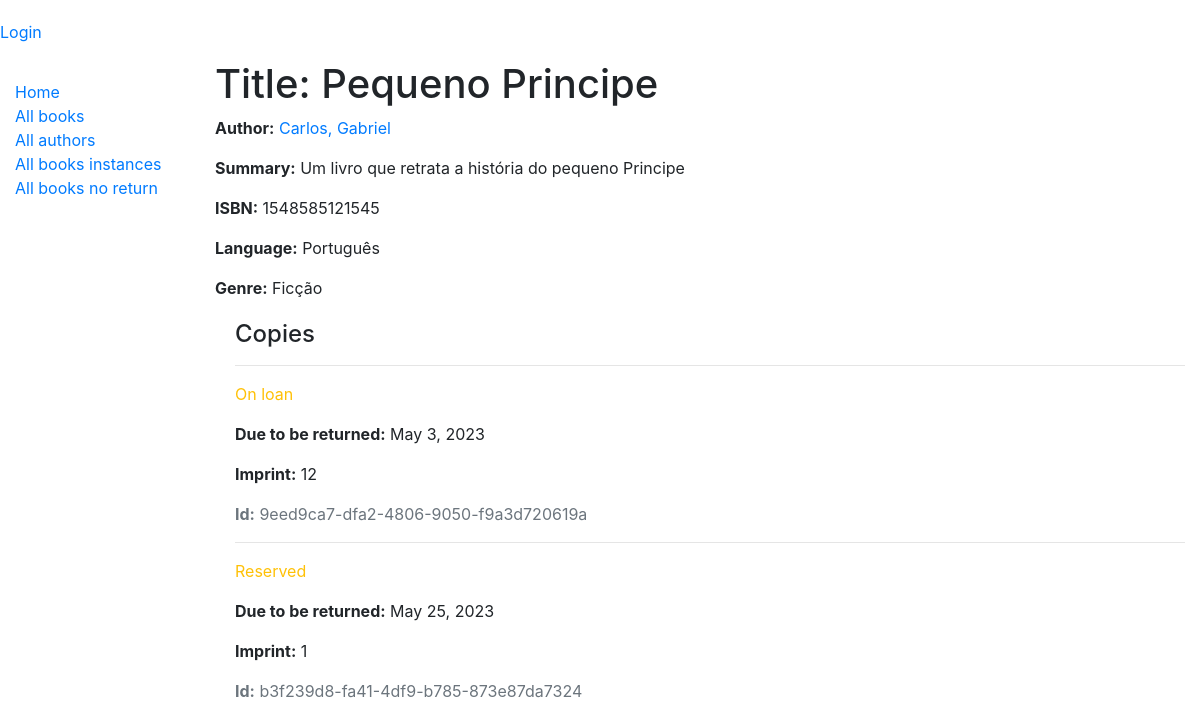
The app's page /catalog/book/1/ with its own data.
### catalog/models.py (models this page shows, shortened)
class Book (models.Model):
    title = models.CharField(max_length=200)
    author = models.ForeignKey('Author', on_delete=models.SET_NULL, null=True)
    summary = models.TextField(max_length=1000, help_text='entre com uma descrição do livro')
    isbn = models.CharField('ISBN', max_length=13, help_text='13 Character <a href="https://www.isbn-international.org/content/what-isbn">ISBN number</a>')
    genre = models.ManyToManyField(Genre, help_text='selecione o genero do livro')
    language = models.ForeignKey('Language',on_delete=models.SET_NULL, null=True)

class Author(models.Model):
    first_name = models.CharField(max_length=200)
    last_name = models.CharField(max_length=200)
    born_date = models.DateField(null=True, blank=True)
    death_date = models.DateField('Died', null=True, blank=True)
    class Meta:
        ordering = ['last_name', 'first_name']
    def __str__(self):
        return f'{self.first_name}, {self.last_name}'

class Language(models.Model):
    name = models.CharField(max_length=200)
    def __str__(self):
        return self.name

class Genre(models.Model):
    name = models.CharField(max_length=200, help_text='Entre com o genero do livro (ex.: ficção)')
    def __str__(self):
        return self.name

class BookUnstance(models.Model):
    id = models.UUIDField(primary_key=True, default=uuid.uuid4, help_text='id unico para um livro particular')
    book = models.ForeignKey('Book', on_delete=models.SET_NULL, null=True)
    imprint = models.CharField(max_length=200)
    due_back = models.DateField(null=True, blank=True)
    borrower = models.ForeignKey(User, on_delete=models.SET_NULL, null=True, blank=True)
    LOAN_STATUS = (
        ('m', 'Maintenance'),
        ('o', 'On loan'),
        ('a', 'Available'),
        ('r', 'Reserved'),
    )
    status = models.CharField(max_length=1, choices=LOAN_STATUS, blank=True, default='m', help_text='Book availability')
    class Meta:
        ordering = ['due_back']
        permissions = (("can_mark_returned", "set book as returned"),)

### catalog/views.py (the view)
# urls.py: path("book/<int:pk>/", views.BookDetailView.as_view(), name="book_detail"),
class BookDetailView(generic.DetailView):
  model = Book

### templates/catalog/book_detail.html (shortened to what this page needs)
{% extends "../base.html" %}
{% block content %}
  <h1>Title: {{ book.title }}</h1>
  <p><strong>Author:</strong> <a href="{% url 'catalog:author-detail' book.author.pk %}">{{ book.author }}</a></p>
  <p><strong>Summary:</strong> {{ book.summary }}</p>
  <p><strong>ISBN:</strong> {{ book.isbn }}</p>
  <p><strong>Language:</strong> {{ book.language }}</p>
  <p><strong>Genre:</strong> {% for genre in book.genre.all %} {{ genre }}{% if not forloop.last %}, {% endif %}{% endfor %}</p>
  <div style="margin-left:20px;margin-top:20px">
    <h4>Copies</h4>
    {% for copy in book.bookunstance_set.all %}
      <hr>
      <p class="{% if copy.status == 'a' %}text-success{% elif copy.status == 'm' %}text-danger{% else %}text-warning{% endif %}">{{ copy.get_status_display }}</p>
      {% if copy.status != 'a' %}
        <p><strong>Due to be returned:</strong> {{copy.due_back}}</p>
        {% endif %}
      <p><strong>Imprint:</strong> {{copy.imprint}}</p>
      <p class="text-muted"><strong>Id:</strong> {{copy.id}}</p>
    {% endfor %}
  </div>
{% endblock %}

### records on screen
Book: title "Pequeno Principe", author "Carlos, Gabriel", summary "Um livro que retrata a história do pequeno Principe", isbn "1548585121545", language "Português"
Genre: name "Ficção"
BookUnstance: status "On loan", due_back "May 3, 2023", imprint "12", id "9eed9ca7-dfa2-4806-9050-f9a3d720619a"
BookUnstance: status "Reserved", due_back "May 25, 2023", imprint "1", id "b3f239d8-fa41-4df9-b785-873e87da7324"
